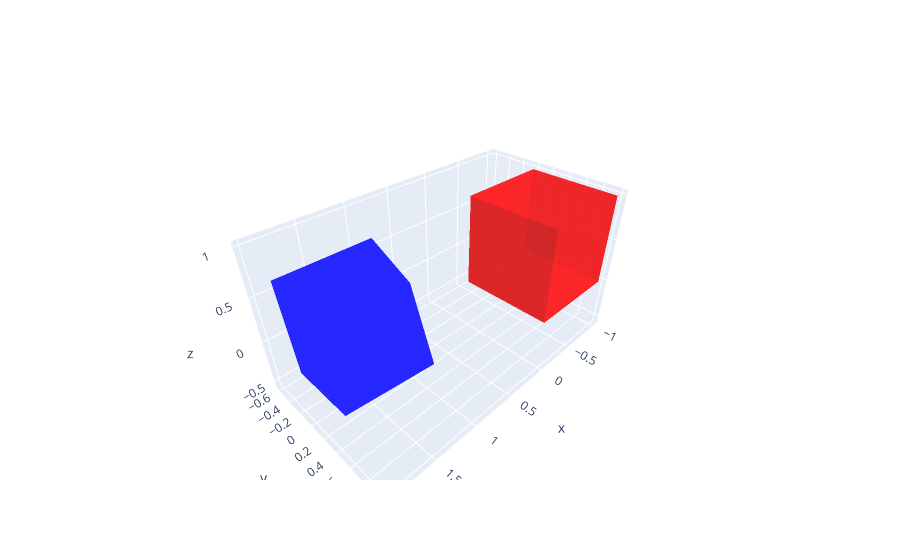

Write notebook code for a chart like this one.
### Code cell
B = L_projection(A,np.array([0.5,2,1.3]))
plot_cube([X-1,B[0]+1],[Y,B[1]],[Z,B[2]],color=['red','blue'])

### Figure 1 — Plotly figure (JSON) as saved in the notebook; plotly's stock layout.template omitted (floating-point values rounded to 4 significant figures)
{"data": [{"color": "red", "flatshading": true, "i": [0, 3, 0, 5, 0, 6, 4, 7, 2, 7, 1, 7], "j": [1, 1, 1, 1, 2, 2, 5, 5, 3, 3, 3, 3], "k": [2, 2, 4, 4, 4, 4, 6, 6, 6, 6, 5, 5], "opacity": 0.6, "type": "mesh3d", "x": [-1, -1, -1, -1, 0, 0, 0, 0], "y": [0, 0, 1, 1, 0, 0, 1, 1], "z": [0, 1, 0, 1, 0, 1, 0, 1]}, {"color": "blue", "flatshading": true, "i": [0, 3, 0, 5, 0, 6, 4, 7, 2, 7, 1, 7], "j": [1, 1, 1, 1, 2, 2, 5, 5, 3, 3, 3, 3], "k": [2, 2, 4, 4, 4, 4, 6, 6, 6, 6, 5, 5], "opacity": 0.6, "type": "mesh3d", "x": [1.0, 0.8906, 0.8316, 0.7222, 1.958, 1.848, 1.79, 1.68], "y": [0.0, -0.4377, 0.3266, -0.1111, -0.1684, -0.6061, 0.1582, -0.2795], "z": [0.0, 0.7155, -0.4377, 0.2778, -0.1094, 0.6061, -0.5471, 0.1684]}], "layout": {}}
